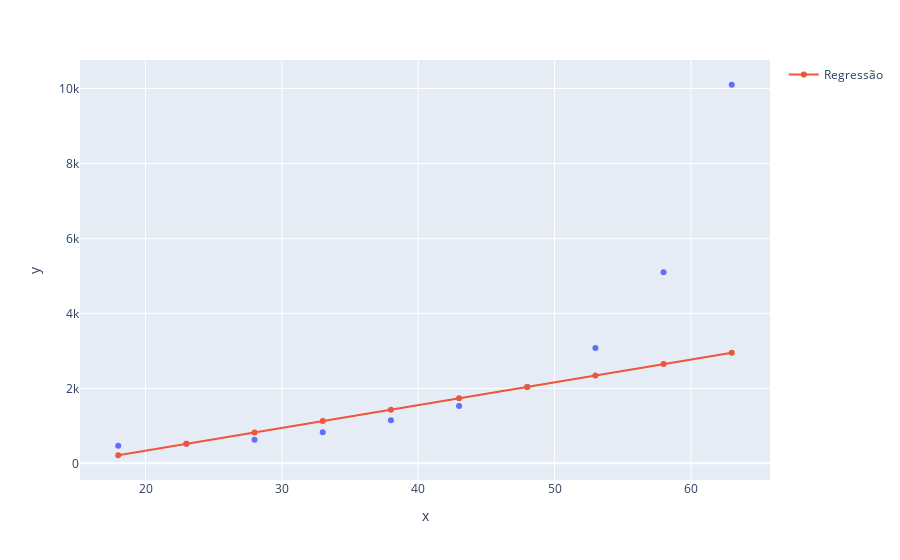

Source (notebook cell):
### Code cell
grafico2 = px.scatter(x=x_plano_saude2.ravel(), y=y_plano_saude2)
grafico2 . add_scatter(x=x_plano_saude2.ravel(
), y=regressor_svr_saude.predict(x_plano_saude2), name='Regressão')
grafico2.show()

### Figure 1 — Plotly figure (JSON) as saved in the notebook; plotly's stock layout.template omitted (floating-point values rounded to 4 significant figures)
{"data": [{"hovertemplate": "x=%{x}<br>y=%{y}<extra></extra>", "legendgroup": "", "marker": {"color": "#636efa", "symbol": "circle"}, "mode": "markers", "name": "", "orientation": "v", "showlegend": false, "type": "scatter", "x": [18, 23, 28, 33, 38, 43, 48, 53, 58, 63], "xaxis": "x", "y": [470, 520, 630, 830, 1150, 1530, 2040, 3080, 5100, 10100], "yaxis": "y"}, {"name": "Regressão", "type": "scatter", "x": [18, 23, 28, 33, 38, 43, 48, 53, 58, 63], "y": [216.1, 520.1, 824.1, 1128.0, 1432.0, 1736.0, 2040.0, 2344.0, 2648.0, 2952.0]}], "layout": {"legend": {"tracegroupgap": 0}, "margin": {"t": 60}, "xaxis": {"anchor": "y", "domain": [0, 1], "title": {"text": "x"}}, "yaxis": {"anchor": "x", "domain": [0, 1], "title": {"text": "y"}}}}
